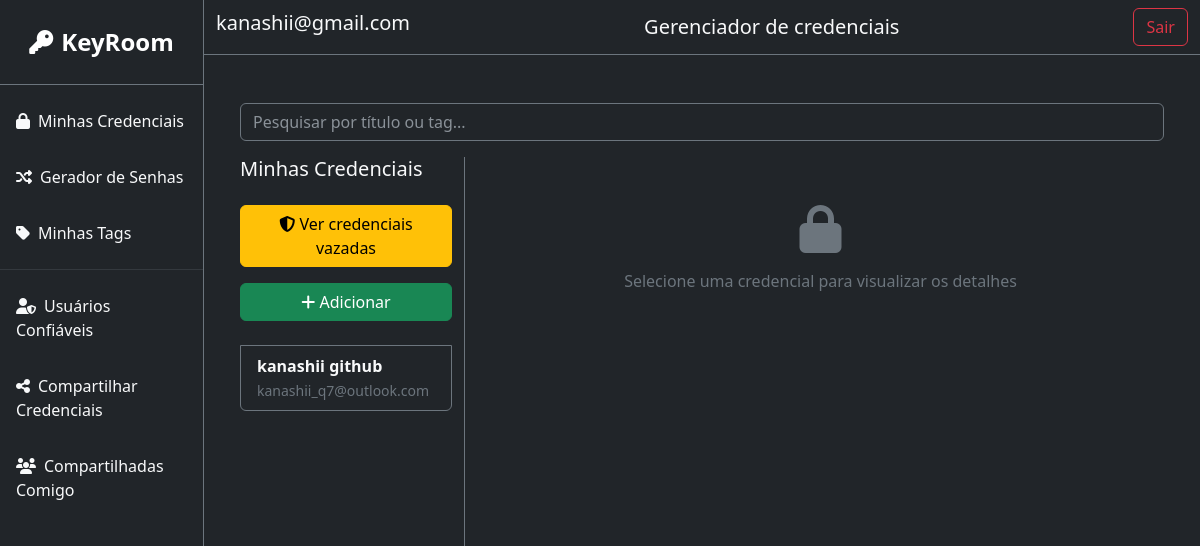
Page /credentials/ (signed in) on the earlier database version.
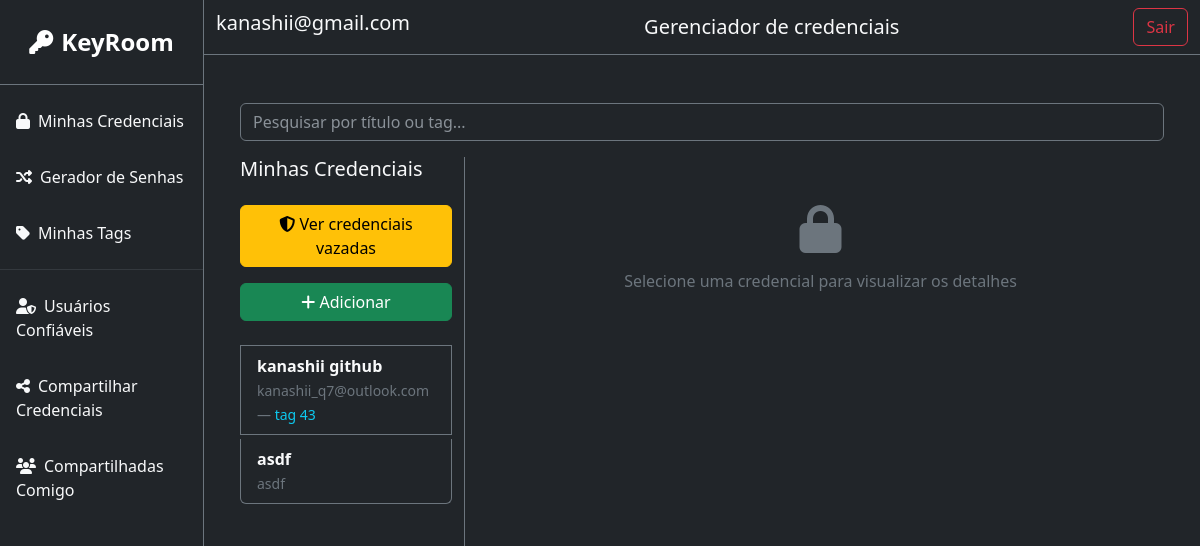
Same page on the later database version.
### core/models.py (models this page shows, shortened)
class Credential(models.Model):
    user = models.ForeignKey(CustomUser, on_delete=models.CASCADE, related_name='credentials')
    tag = models.ForeignKey(CustomTag, on_delete=models.SET_NULL, related_name='credentials', null=True,  blank=True)
    title = models.CharField(max_length=200)
    username = models.CharField(max_length=200)
    password = models.CharField(max_length=200, blank=True)
    url = models.CharField(max_length=200, blank=True)
    otpCode = models.CharField(max_length=200, blank=True)
    notes = models.TextField(blank=True)

class CustomTag(models.Model):
    user = models.ForeignKey(CustomUser, on_delete=models.CASCADE, related_name='custom_tags')
    name = models.CharField(max_length=50)

### core/views/view_credentials.py (the view)
# urls.py: path('credentials/', view_credentials.main_page, name='main_page'),
@login_required(login_url='home_page')
def main_page(request):
    credentials_user = Credential.objects.filter(user=request.user)
    return render(request, 'credential/list.html', {
        'logins': credentials_user
    })

### core/templates/credential/list.html (shortened to what this page needs)
{% extends 'base.html' %}
{% block content %}
    <div class="container-fluid py-4">
        <div class="mb-3">
            <input type="text"
                   id="searchInput"
                   class="form-control bg-dark text-light border-secondary"
                   placeholder="Pesquisar por título ou tag...">
        </div>
        <div class="row">
            <div class="col-md-4 col-lg-3 border-end border-secondary" style="height: 80vh; overflow-y: auto;">
                <h5 class="text-light mb-3">Minhas Credenciais</h5>
                <div class="list-group" id="credentialList">
                <a href="{% url 'pwned_credentials' %}" class="btn btn-warning w-100 mt-2">
                 <i class="fas fa-shield-alt"></i> Ver credenciais vazadas
                </a>
                    <a href="{% url 'add_credential' %}" class="btn btn-success w-100 mt-3">
                        <i class="fas fa-plus"></i> Adicionar
                    </a>
                    <br>
                    {% for login in logins %}
                        <button
                            class="list-group-item list-group-item-action bg-dark text-light border-secondary mb-1"
                            onclick="showCredential('{{ login.id }}')"
                            data-tag="{{ login.tag.name|default_if_none:'' }}">
                            <div class="fw-bold">{{ login.title }}</div>
                            <small class="text-secondary">
                                {{ login.username }}
                                {% if login.tag %} — <span class="text-info">{{ login.tag.name }}</span>{% endif %}
                            </small>
                        </button>
                    {% empty %}
                        <div class="alert alert-dark border-secondary text-light">
                            Nenhuma credencial cadastrada.
                        </div>
                    {% endfor %}
                </div>
            </div>
            <div class="col-md-8 col-lg-9" id="credentialDetail">
                <div class="text-center text-secondary mt-5">
                    <i class="fas fa-lock fa-3x mb-3"></i>
                    <p>Selecione uma credencial para visualizar os detalhes</p>
                </div>
            </div>
        </div>
    </div>
{% endblock %}

Differences in the rows shown:
changed Credential "kanashii github": tag_id empty → 3 (drawn); tag.name (not shown) → "tag 43"
added Credential: title "asdf", username "asdf"
